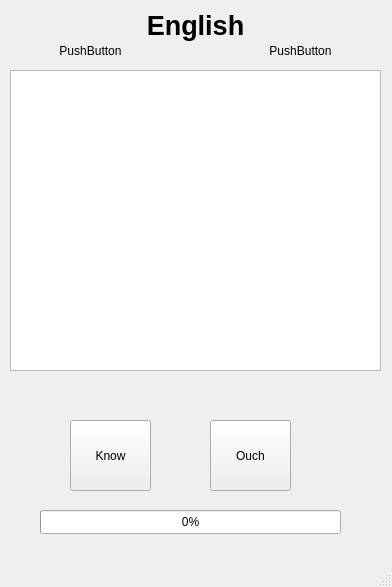
<?xml version="1.0" encoding="UTF-8"?>
<ui version="4.0">
 <class>MainWindow</class>
 <widget class="QMainWindow" name="MainWindow">
  <property name="geometry">
   <rect>
    <x>0</x>
    <y>0</y>
    <width>392</width>
    <height>587</height>
   </rect>
  </property>
  <property name="windowTitle">
   <string>Read Read Read</string>
  </property>
  <widget class="QWidget" name="centralwidget">
   <widget class="QPushButton" name="pushButton">
    <property name="geometry">
     <rect>
      <x>70</x>
      <y>420</y>
      <width>81</width>
      <height>71</height>
     </rect>
    </property>
    <property name="text">
     <string>Know</string>
    </property>
   </widget>
   <widget class="QPushButton" name="pushButton_2">
    <property name="geometry">
     <rect>
      <x>210</x>
      <y>420</y>
      <width>81</width>
      <height>71</height>
     </rect>
    </property>
    <property name="text">
     <string>Ouch</string>
    </property>
   </widget>
   <widget class="QLabel" name="label">
    <property name="geometry">
     <rect>
      <x>0</x>
      <y>-20</y>
      <width>391</width>
      <height>91</height>
     </rect>
    </property>
    <property name="font">
     <font>
      <pointsize>20</pointsize>
      <weight>75</weight>
      <bold>true</bold>
     </font>
    </property>
    <property name="text">
     <string>English</string>
    </property>
    <property name="alignment">
     <set>Qt::AlignCenter</set>
    </property>
   </widget>
   <widget class="QTextBrowser" name="textBrowser">
    <property name="geometry">
     <rect>
      <x>10</x>
      <y>70</y>
      <width>371</width>
      <height>301</height>
     </rect>
    </property>
   </widget>
   <widget class="QProgressBar" name="progressBar">
    <property name="geometry">
     <rect>
      <x>40</x>
      <y>510</y>
      <width>301</width>
      <height>24</height>
     </rect>
    </property>
    <property name="value">
     <number>0</number>
    </property>
   </widget>
   <widget class="QPushButton" name="pushButton_eng">
    <property name="geometry">
     <rect>
      <x>40</x>
      <y>30</y>
      <width>101</width>
      <height>41</height>
     </rect>
    </property>
    <property name="text">
     <string>PushButton</string>
    </property>
    <property name="autoDefault">
     <bool>false</bool>
    </property>
    <property name="flat">
     <bool>true</bool>
    </property>
   </widget>
   <widget class="QPushButton" name="pushButton_usa">
    <property name="geometry">
     <rect>
      <x>250</x>
      <y>30</y>
      <width>101</width>
      <height>41</height>
     </rect>
    </property>
    <property name="text">
     <string>PushButton</string>
    </property>
    <property name="autoDefault">
     <bool>false</bool>
    </property>
    <property name="flat">
     <bool>true</bool>
    </property>
   </widget>
  </widget>
  <widget class="QStatusBar" name="statusbar"/>
 </widget>
 <resources/>
 <connections/>
</ui>
